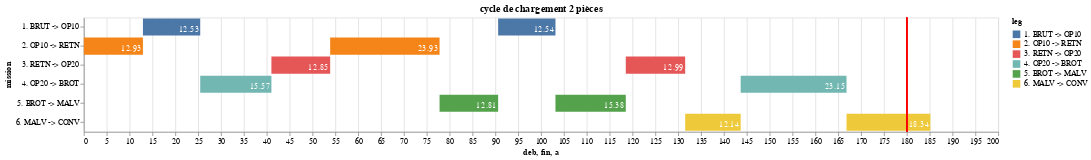

This figure's notebook cell:
### Code cell
m = ['Attente', '1. BRUT -> OP10', '2. OP10 -> RETN', '3. RETN -> OP20', '4. OP20 -> BROT', '5. BROT -> MALV', '6. MALV -> CONV'] #missions
titre = 'cycle de chargement 2 pièces'

i = chrono
o = ordre

source = pd.DataFrame([ 
    {"mission": m[o[0]], "t": i[0], "deb": 0,             "fin":i[0]       ,  "leg":m[o[0]]},
    {"mission": m[o[1]], "t": i[1], "deb": sum(i[0:1] ),  "fin":sum(i[0: 2]), "leg":m[o[1]]},
    {"mission": m[o[2]], "t": i[2], "deb": sum(i[0:2] ),  "fin":sum(i[0: 3]), "leg":m[o[2]]},
    {"mission": m[o[3]], "t": i[3], "deb": sum(i[0:3] ),  "fin":sum(i[0: 4]), "leg":m[o[3]]},
    {"mission": m[o[4]], "t": i[4], "deb": sum(i[0:4] ),  "fin":sum(i[0: 5]), "leg":m[o[4]]},
    {"mission": m[o[5]], "t": i[5], "deb": sum(i[0:5] ),  "fin":sum(i[0: 6]), "leg":m[o[5]]},
    {"mission": m[o[6]], "t": i[6], "deb": sum(i[0:6] ),  "fin":sum(i[0: 7]), "leg":m[o[6]]},
    {"mission": m[o[7]], "t": i[7], "deb": sum(i[0:7] ),  "fin":sum(i[0: 8]), "leg":m[o[7]]},
    {"mission": m[o[8]], "t": i[8], "deb": sum(i[0:8] ),  "fin":sum(i[0: 9]), "leg":m[o[8]]},
    {"mission": m[o[9]], "t": i[9], "deb": sum(i[0:9] ),  "fin":sum(i[0:10]), "leg":m[o[9]]},
    {"mission": m[o[10]],"t": i[10],"deb": sum(i[0:10]),  "fin":sum(i[0:11]), "leg":m[o[10]]},
    {"mission": m[o[11]],"t": i[11],"deb": sum(i[0:11]),  "fin":sum(i[0:12]), "leg":m[o[11]]}
])
source['a'] = 180

bars = alt.Chart(source).mark_bar().encode(
    x='deb',
    x2='fin',
    y='mission',
    color='leg'
).properties(
    title=titre,
    width=1200,
    height=150
)

text = alt.Chart(source).mark_text(dx=-15, dy=3, color='white').encode(
    x='fin',
    y='mission',
    text=alt.Text('t', format='.2f')

)
line = alt.Chart().mark_rule().encode(
    x='a',
    color=alt.ColorValue('red')
)

bars + text + line

### Figure 1 — Vega-Lite specification as saved in the notebook (floating-point values rounded to 4 significant figures)
{"config": {"view": {"continuousWidth": 400, "continuousHeight": 300}}, "layer": [{"mark": "bar", "encoding": {"color": {"type": "nominal", "field": "leg"}, "x": {"type": "quantitative", "field": "deb"}, "x2": {"field": "fin"}, "y": {"type": "nominal", "field": "mission"}}, "height": 150, "title": "cycle de chargement 2 pièces", "width": 1200}, {"mark": {"type": "text", "color": "white", "dx": -15, "dy": 3}, "encoding": {"text": {"type": "quantitative", "field": "t", "format": ".2f"}, "x": {"type": "quantitative", "field": "fin"}, "y": {"type": "nominal", "field": "mission"}}}, {"mark": "rule", "encoding": {"color": {"value": "red"}, "x": {"type": "quantitative", "field": "a"}}}], "data": {"name": "data-b806d7868be405585bb55c7e499c8c68"}, "$schema": "https://vega.github.io/schema/vega-lite/v4.8.1.json", "datasets": {"data-b806d7868be405585bb55c7e499c8c68": [{"mission": "2. OP10 -> RETN", "t": 12.93, "deb": 0.0, "fin": 12.93, "leg": "2. OP10 -> RETN", "a": 180}, {"mission": "1. BRUT -> OP10", "t": 12.53, "deb": 12.93, "fin": 25.46, "leg": "1. BRUT -> OP10", "a": 180}, {"mission": "4. OP20 -> BROT", "t": 15.57, "deb": 25.46, "fin": 41.03, "leg": "4. OP20 -> BROT", "a": 180}, {"mission": "3. RETN -> OP20", "t": 12.85, "deb": 41.03, "fin": 53.88, "leg": "3. RETN -> OP20", "a": 180}, {"mission": "2. OP10 -> RETN", "t": 23.93, "deb": 53.88, "fin": 77.81, "leg": "2. OP10 -> RETN", "a": 180}, {"mission": "5. BROT -> MALV", "t": 12.81, "deb": 77.81, "fin": 90.62, "leg": "5. BROT -> MALV", "a": 180}, {"mission": "1. BRUT -> OP10", "t": 12.54, "deb": 90.62, "fin": 103.2, "leg": "1. BRUT -> OP10", "a": 180}, {"mission": "5. BROT -> MALV", "t": 15.38, "deb": 103.2, "fin": 118.5, "leg": "5. BROT -> MALV", "a": 180}, {"mission": "3. RETN -> OP20", "t": 12.99, "deb": 118.5, "fin": 131.5, "leg": "3. RETN -> OP20", "a": 180}, {"mission": "6. MALV -> CONV", "t": 12.14, "deb": 131.5, "fin": 143.7, "leg": "6. MALV -> CONV", "a": 180}, {"mission": "4. OP20 -> BROT", "t": 23.15, "deb": 143.7, "fin": 166.8, "leg": "4. OP20 -> BROT", "a": 180}, {"mission": "6. MALV -> CONV", "t": 18.34, "deb": 166.8, "fin": 185.2, "leg": "6. MALV -> CONV", "a": 180}]}}
